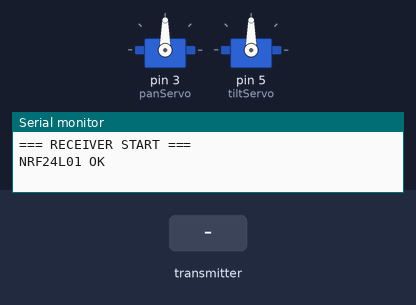
A sketch run on a simulated Arduino Uno, built with avr-gcc and run on an emulated ATmega328P. Shown: 2 × servo, the last lines printed to the serial monitor. The test bench sets the inputs (shaded band). No radio packets arrive unless stated.

Above: at 3.2 s.
3.3 s: the transmitter starts sending yaw = 0
4.8 s: the transmitter starts sending pitch = 25
At 6.0 s:
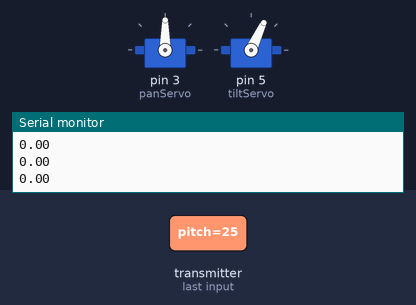
6.3 s: the transmitter starts sending yaw = 25
At 7.2 s:
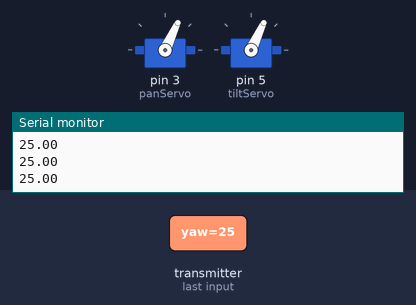
7.8 s: the transmitter starts sending pitch = 0
At 8.3 s:
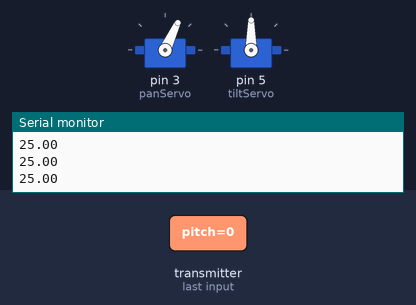
9.3 s: the transmitter starts sending yaw = 50
At 10.5 s:
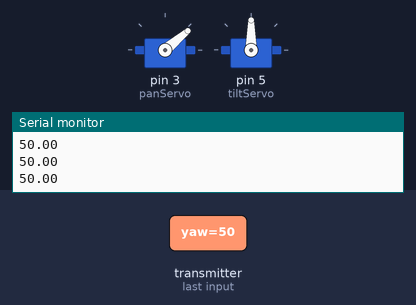
10.8 s: the transmitter starts sending pitch = 50
At 11.8 s:
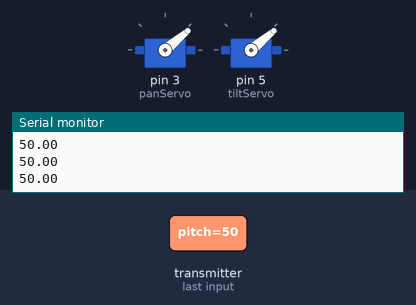
Timing chart, 0 to 13.3 s (numbered marks = the images above; inputs shaded):
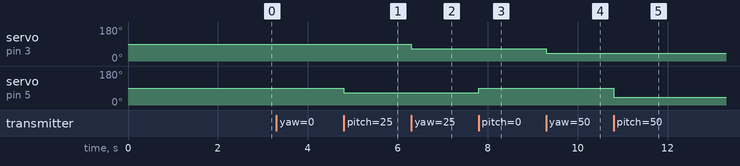

Measured:
- after the input at 4.8 s, servo on pin 5 (tiltServo): 90° → 65° at once
- after the input at 6.3 s, servo on pin 3 (panServo): 90° → 65° at once
- after the input at 7.8 s, servo on pin 5 (tiltServo): 65° → 90° at once
- after the input at 9.3 s, servo on pin 3 (panServo): 65° → 40° at once
- after the input at 10.8 s, servo on pin 5 (tiltServo): 90° → 40° at once

The sketch:

ArduinoPromini_BoThu.ino
```cpp
#include <SPI.h>
#include <RF24.h>
#include <Servo.h>

/* ===== NRF24 ===== */
#define NRF_CE_PIN  9
#define NRF_CSN_PIN 10

RF24 radio(NRF_CE_PIN, NRF_CSN_PIN);
const byte address[6] = "00001";

/* ===== SERVOS ===== */
Servo panServo;
Servo tiltServo;

/* ===== DATA STRUCT ===== */
struct Data_Packet {
  float yaw;
  float pitch;
  bool isReset;
};

Data_Packet data;

/* ===== BIẾN ĐIỀU KHIỂN OFFSET ===== */
float initialYaw = 0;
float initialPitch = 0;
bool isFirstPacket = true;

const int PAN_DEFAULT  = 90;  // Vị trí mặc định Servo Pan
const int TILT_DEFAULT = 90;  // Vị trí mặc định Servo Tilt

/* ===== TIMING ===== */
unsigned long lastRecvTime = 0;
unsigned long lastPrint    = 0;
const unsigned long RX_TIMEOUT   = 2000;
const unsigned long PRINT_PERIOD = 300;

/* ===== HÀM RESET HỆ THỐNG ===== */
void resetSystem() {
  radio.stopListening();
  digitalWrite(NRF_CE_PIN, LOW);
  delay(500);
  digitalWrite(NRF_CE_PIN, HIGH);

  radio.begin();
  radio.openReadingPipe(0, address);
  radio.setPALevel(RF24_PA_MIN);
  radio.setDataRate(RF24_250KBPS);
  radio.setAutoAck(false);
  radio.startListening();

  // Đánh dấu để lấy lại mốc 0 khi nhận gói tin tiếp theo
  isFirstPacket = true;
  panServo.write(PAN_DEFAULT);
  tiltServo.write(TILT_DEFAULT);
  Serial.println(">>> SYSTEM RESET: Waiting for new zero point...");
}

void setup() {
  Serial.begin(9600);
  delay(2000);
  Serial.println("=== RECEIVER START ===");

  pinMode(NRF_CE_PIN, OUTPUT);

  if (radio.begin()) {
    Serial.println("NRF24L01 OK");
  } else {
    Serial.println("NRF24L01 FAIL");
  }

  radio.openReadingPipe(0, address);
  radio.setPALevel(RF24_PA_MIN);
  radio.setDataRate(RF24_250KBPS);
  radio.setAutoAck(false);
  radio.startListening();

  panServo.attach(3);
  tiltServo.attach(5);

  // Đưa servo về vị trí trung tâm lúc khởi động
  panServo.write(PAN_DEFAULT);
  tiltServo.write(TILT_DEFAULT);

  lastRecvTime = millis();
}

void loop() {

  /* ===== NHẬN DỮ LIỆU ===== */
  if (radio.available()) {

    // Đọc gói tin mới nhất
    while (radio.available()) {
      radio.read(&data, sizeof(data));
    }

    lastRecvTime = millis();

    // 1. Kiểm tra lệnh Reset từ bộ gửi
    if (data.isReset) {
      resetSystem();
      return;
    }

    // 2. Thiết lập mốc 0 nếu là gói tin đầu tiên sau khi Reset
    if (isFirstPacket) {
      initialYaw = data.yaw;
      initialPitch = data.pitch;
      isFirstPacket = false;
      Serial.print("Zero Point Set -> Yaw: "); Serial.print(initialYaw);
      Serial.print(" | Pitch: "); Serial.println(initialPitch);
    }

    // 3. Tính toán sai lệch (Offset)
    float yawOffset   = data.yaw - initialYaw;
    float pitchOffset = data.pitch - initialPitch;

    // 4. Chuyển đổi sang góc Servo
    int panAngle  = PAN_DEFAULT - (int)yawOffset;
    int tiltAngle = TILT_DEFAULT - (int)pitchOffset;

    // 5. Giới hạn góc quay để bảo vệ Servo
    panAngle  = constrain(panAngle, 0, 180);
    tiltAngle = constrain(tiltAngle, 30, 150);

    panServo.write(panAngle);
    tiltServo.write(tiltAngle);

    Serial.println(data.yaw);
  }
  /* ===== CHỐNG TREO NRF ===== */
  if (millis() - lastRecvTime > RX_TIMEOUT) {
    Serial.println("NRF DISCONNECTED -> RESETTING...");
    resetSystem();
    lastRecvTime = millis();
  }
}
```
